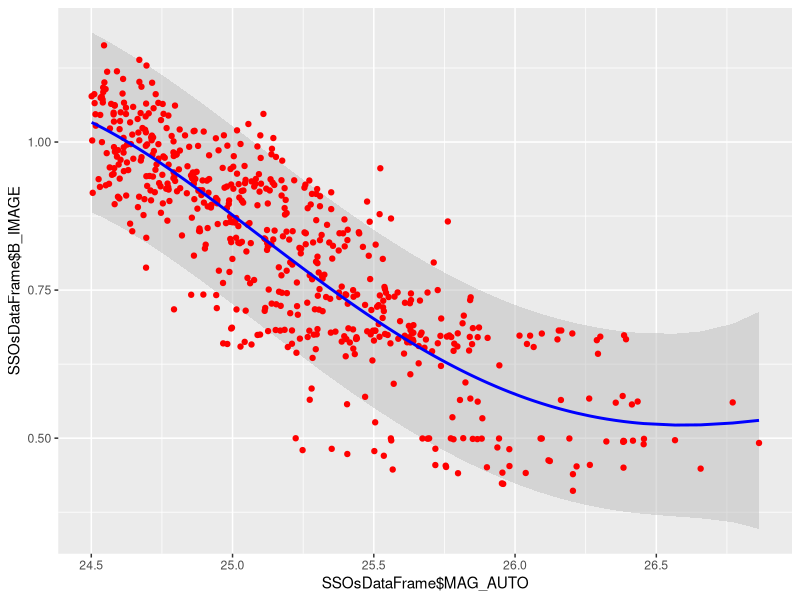
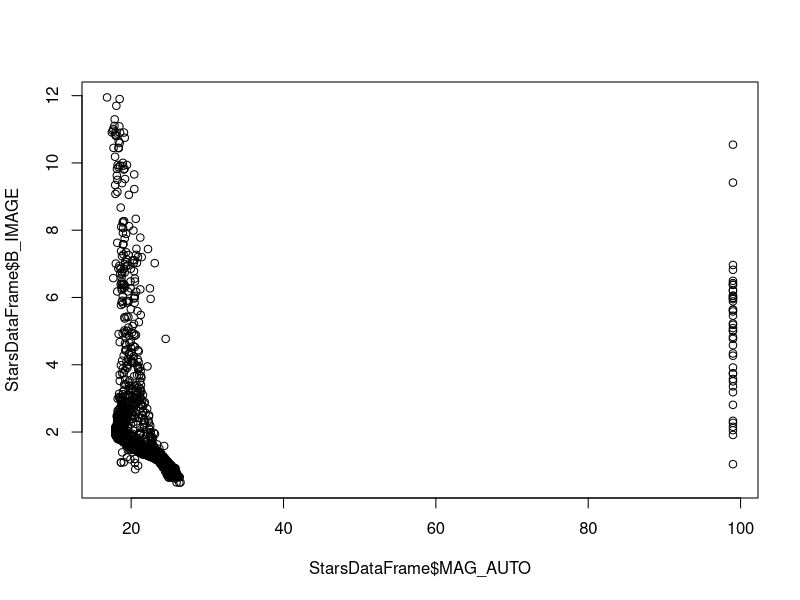

Here is the R script that generated these plots, in order:
# Read CSV into R
SSOsDataFrame <- read.csv(file="ssos_2_upper_24_5.csv", header=TRUE, sep=",")
StarsDataFrame <- read.csv(file="scamp_stars.csv", header=TRUE, sep=",")

library(MASS)
library(ggplot2)
library(boot)

cv_MSE_k10 <- rep(NA,10)

for (i in 1:10) {
  modelo <- glm(B_IMAGE ~ poly(MAG_AUTO, i, raw=TRUE), data = SSOsDataFrame)
  set.seed(17)
  cv_MSE_k10[i] <- cv.glm(data = SSOsDataFrame, glmfit = modelo, K = 10)$delta[1]
}
p4 <- ggplot(data = data.frame(polinomio = 1:10, cv_MSE = cv_MSE_k10),
             aes(x = polinomio, y = cv_MSE)) +
      geom_point(colour = c("firebrick3")) +
      geom_path()
p4 <- p4 + theme(panel.grid.major = element_line(colour  =  'gray90'))
p4 <- p4 + theme(plot.title = element_text(face  =  'bold'))
p4 <- p4 + theme(panel.background = element_rect(fill  =  'gray98'))
p4 <- p4 + labs(title  =  'Test Error ~ Grado del polinomio')
p4 <- p4 + scale_x_continuous(breaks = 1:10)
# print(p4)

out <- ggplot(data = SSOsDataFrame, aes(x = MAG_AUTO, y = B_IMAGE)) +
              geom_point(color = "grey30", alpha = 0.3) + 
              geom_smooth(method = "lm", formula = y ~ poly(x, 5, raw=TRUE), color = "red") +
              labs(title = "Polinomio de grado 1: wage ~ age") +
              theme_bw() +
              theme(plot.title = element_text(hjust = 0.5))

# print(out)

# Ajuste hasta 24'5
modelo_poli5 <- lm(B_IMAGE ~ poly(MAG_AUTO, 4, raw=TRUE), data = SSOsDataFrame)
# print(summary(modelo_poli5))
# print(modelo_poli5$coefficients)

prediction.level <- 0.9
mpi <- cbind(SSOsDataFrame, predict(modelo_poli5, interval = "prediction", level = prediction.level))
out_2 <- ggplot(mpi, aes(x = SSOsDataFrame$MAG_AUTO)) +
                geom_ribbon(aes(ymin = lwr, ymax = upr), fill = "gray", alpha = 0.5) +
                geom_point(aes(y = SSOsDataFrame$B_IMAGE), color = "red") +
                # points(x = StarsDataFrame$MAG_AUTO, y = StarsDataFrame$B_IMAGE, color = "black") +
                geom_line(aes(y = fit), colour = "blue", size = 1)
# print(summary(mpi$fit))
print(out_2)

new.MAG_AUTO <- data.frame(wt=c(1.7, 2.4, 3.6))
out_3 <- predict(modelo_poli5, new_data = SSOsDataFrame$MAG_AUTO, se.fit = TRUE, scale = NULL, df = Inf,
                 interval = c("prediction"), level = prediction.level, type = c("response"))

out_matrix <- out_3$fit
fit_list <- out_matrix[, "fit"]
lwr_list <- out_matrix[, "lwr"]
upr_list <- out_matrix[, "upr"]

upr_limit = lm(upr_list ~ poly(SSOsDataFrame$MAG_AUTO, 4, raw=TRUE))
# print(upr_limit$coefficients)
lwr_limit = lm(lwr_list ~ poly(SSOsDataFrame$MAG_AUTO, 4, raw=TRUE))
print(lwr_limit$coefficients)
# plot(SSOsDataFrame$MAG_AUTO, lwr_list)


plot(StarsDataFrame$MAG_AUTO, StarsDataFrame$B_IMAGE)